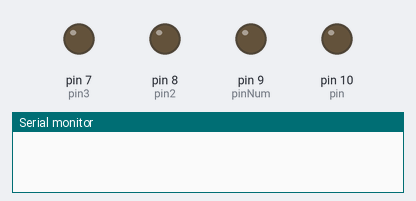
Bench run of a sketch on a simulated Arduino Uno, built with avr-gcc and run on an emulated ATmega328P. Parts: output pins drawn as LEDs (lit = HIGH), the last lines printed to the serial monitor.

Above: at 0.1 s.
At 1.6 s:
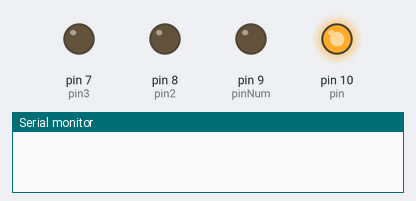
At 3.1 s:
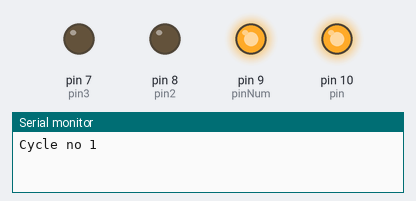
At 6.2 s:
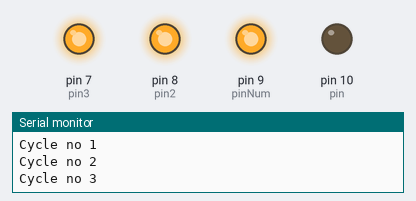
Timing chart, 0 to 7.7 s (numbered marks = the images above):
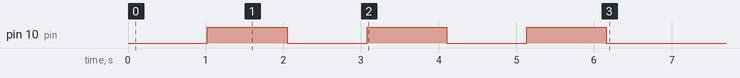

The sketch:

For_and_While_Combined.ino
```cpp
int Time=4.25;
int y;
int x = 1;
int pin=10;
int pinNum=9;
int pin1=9;
int pin2=8;
int pin3=7;

void setup()
{
  Serial.begin(9600);
  pinMode(pin1, OUTPUT);
  pinMode(pin2,OUTPUT);
  pinMode(pin3, OUTPUT);
  while(x<4){
    for (y = 0; y < 256; y=y+=1){
            analogWrite(pin, y);
            delay(Time);
        }
    for (y = 255; y >= 0; y = y - 1){
      analogWrite(pin, y);
      delay(Time);
      }
    Serial.print("Cycle no ");
    Serial.println(x);
    digitalWrite(pinNum, HIGH);
    pinNum=pinNum-1;
    x = x + 1;
  }
}

void loop()
{


}
```
